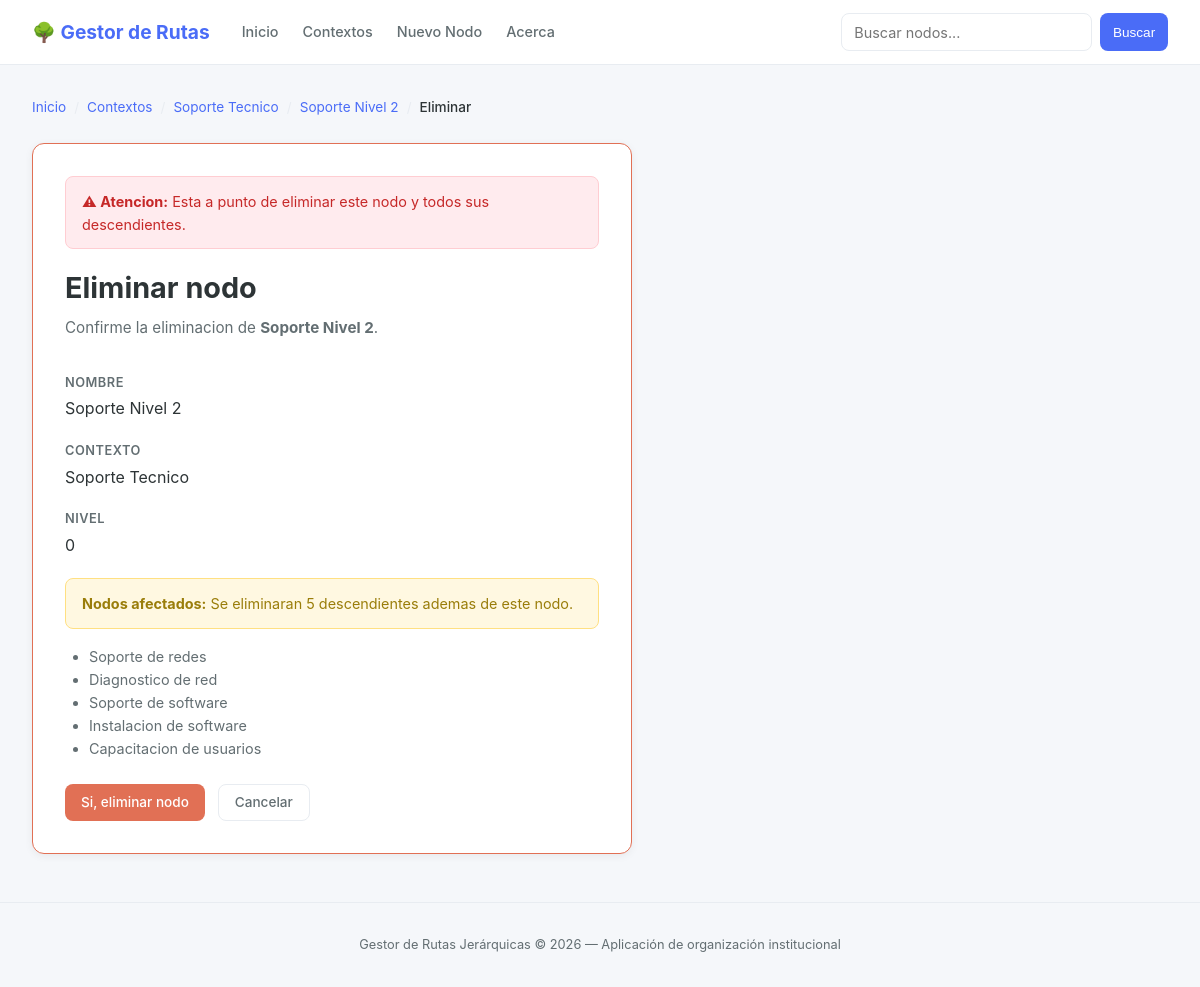
The app's page /nodo/2/eliminar/ with its own data.
### app_arbol/models.py (models this page shows, shortened)
class Nodo(models.Model):
    nombre = models.CharField(max_length=200, verbose_name="Nombre")
    descripcion = models.TextField(blank=True, verbose_name="Descripción")
    padre = models.ForeignKey(
        'self', on_delete=models.CASCADE, null=True, blank=True,
        related_name='hijos', verbose_name="Padre"
    )
    contexto = models.ForeignKey(
        Contexto, on_delete=models.CASCADE, verbose_name="Contexto"
    )
    nivel = models.IntegerField(default=0, verbose_name="Nivel")
    orden = models.IntegerField(default=0, verbose_name="Orden")
    fecha_creacion = models.DateTimeField(auto_now_add=True, verbose_name="Fecha de creación")
    class Meta:
        verbose_name = "Nodo"
        verbose_name_plural = "Nodos"
        ordering = ['orden', 'nombre']

class Contexto(models.Model):
    nombre = models.CharField(max_length=100, verbose_name="Nombre")
    descripcion = models.TextField(blank=True, verbose_name="Descripción")
    icono = models.CharField(max_length=10, default="📁", verbose_name="Icono")
    class Meta:
        verbose_name = "Contexto"
        verbose_name_plural = "Contextos"

### app_arbol/views.py (the view)
# urls.py: path('nodo/<int:nodo_id>/eliminar/', views.vista_eliminar_nodo, name='vista_eliminar_nodo'),
def vista_eliminar_nodo(request, nodo_id):
    nodo = get_object_or_404(Nodo, id=nodo_id)
    if request.method == 'POST':
        contexto_id = nodo.contexto.id
        nodo.delete()
        return redirect('vista_arbol', contexto_id=contexto_id)
    descendientes = obtener_descendientes(nodo)
    return render(request, 'app_arbol/eliminar_nodo.html', {
        'nodo': nodo,
        'descendientes': descendientes,
    })

### app_arbol/arbol_utils.py (called while the page is built)
def obtener_descendientes(nodo):
    descendientes = []
    for hijo in nodo.hijos.all():
        descendientes.append(hijo)
        descendientes.extend(obtener_descendientes(hijo))
    return descendientes

### app_arbol/templates/app_arbol/eliminar_nodo.html (shortened to what this page needs)
{% extends 'app_arbol/base.html' %}
{% block contenido %}
<div class="breadcrumb">
    <a href="{% url 'vista_index' %}">Inicio</a>
    <span class="separador">/</span>
    <a href="{% url 'vista_contextos' %}">Contextos</a>
    <span class="separador">/</span>
    <a href="{% url 'vista_arbol' nodo.contexto.id %}">{{ nodo.contexto.nombre }}</a>
    <span class="separador">/</span>
    <a href="{% url 'vista_nodo' nodo.id %}">{{ nodo.nombre }}</a>
    <span class="separador">/</span>
    <span class="actual">Eliminar</span>
</div>
<div class="form-card" style="border: 1px solid var(--error);">
    <div class="alert alert-danger">
        <strong>&#x26A0; Atencion:</strong> Esta a punto de eliminar este nodo y todos sus descendientes.
    </div>
    <div class="page-heading">
        <h1>Eliminar nodo</h1>
        <p>Confirme la eliminacion de <strong>{{ nodo.nombre }}</strong>.</p>
    </div>
    <div class="detalle-card" style="box-shadow: none; padding: 0; margin-bottom: 1rem;">
        <div class="campo">
            <div class="campo-label">Nombre</div>
            <div class="campo-valor">{{ nodo.nombre }}</div>
        </div>
        <div class="campo">
            <div class="campo-label">Contexto</div>
            <div class="campo-valor">{{ nodo.contexto.nombre }}</div>
        </div>
        <div class="campo">
            <div class="campo-label">Nivel</div>
            <div class="campo-valor">{{ nodo.nivel }}</div>
        </div>
    </div>
    {% if descendientes %}
    <div class="alert alert-warning">
        <strong>Nodos afectados:</strong> Se eliminaran {{ descendientes|length }} descendiente{{ descendientes|pluralize }} ademas de este nodo.
    </div>
    <ul style="margin: 0.5rem 0 1rem 1.5rem; font-size: 0.9rem; color: var(--text-secondary);">
        {% for d in descendientes|slice:":10" %}
        <li>{{ d.nombre }}</li>
        {% endfor %}
    </ul>
    {% endif %}
    <form method="POST">
        <div class="form-acciones">
            <button type="submit" class="btn btn-danger">Si, eliminar nodo</button>
            <a href="{% url 'vista_nodo' nodo.id %}" class="btn btn-outline">Cancelar</a>
        </div>
    </form>
</div>
{% endblock %}

### app_arbol/static/app_arbol/css/estilo.css (style rules this page uses)
:root { --primary: #4A6CF7; --primary-light: #6B8AFF; --primary-dark: #3A56D4; --accent: #6C5CE7; --bg: #F5F7FA; --surface: #FFFFFF; --text: #2D3436; --text-secondary: #636E72; --border: #E8ECF1; --success: #00B894; --warning: #FDCB6E; --error: #E17055; --radius: 12px; --shadow: 0 2px 8px rgba(0,0,0,0.06); --shadow-hover: 0 4px 16px rgba(0,0,0,0.1); }
* { margin: 0; padding: 0; box-sizing: border-box; }
body { font-family: -apple-system, BlinkMacSystemFont, 'Segoe UI', Roboto, 'Helvetica Neue', Arial, sans-serif; background: var(--bg); color: var(--text); line-height: 1.6; min-height: 100vh; }
a { color: var(--primary); text-decoration: none; }
.page-heading { margin-bottom: 2rem; }
.page-heading h1 { font-size: 1.8rem; font-weight: 700; color: var(--text); }
.page-heading p { color: var(--text-secondary); margin-top: 0.3rem; font-size: 0.95rem; }
.btn { display: inline-flex; align-items: center; gap: 0.4rem; padding: 0.5rem 1rem; border-radius: 8px; text-decoration: none; font-size: 0.85rem; font-weight: 500; border: none; cursor: pointer; transition: background 0.2s, opacity 0.2s; font-family: inherit; line-height: 1.4; }
.btn-danger { background: var(--error); color: white; }
.btn-outline { background: transparent; color: var(--text-secondary); border: 1px solid var(--border); }
.form-card { background: var(--surface); border-radius: var(--radius); box-shadow: var(--shadow); padding: 2rem; max-width: 600px; }
.form-acciones { display: flex; gap: 0.8rem; margin-top: 1.5rem; }
.breadcrumb { display: flex; gap: 0.5rem; align-items: center; font-size: 0.85rem; color: var(--text-secondary); margin-bottom: 1.5rem; flex-wrap: wrap; }
.breadcrumb a { color: var(--primary); text-decoration: none; }
.breadcrumb .separador { color: var(--border); }
.breadcrumb .actual { color: var(--text); font-weight: 500; }
.alert { padding: 0.8rem 1rem; border-radius: 8px; margin-bottom: 1rem; font-size: 0.9rem; }
.alert-warning { background: #FFF8E1; color: #9A7D0A; border: 1px solid #FFE082; }
.alert-danger { background: #FFEBEE; color: #C62828; border: 1px solid #FFCDD2; }
.detalle-card { background: var(--surface); border-radius: var(--radius); box-shadow: var(--shadow); padding: 2rem; }
.detalle-card .campo { margin-bottom: 1.2rem; }
.detalle-card .campo-label { font-size: 0.8rem; font-weight: 600; color: var(--text-secondary); text-transform: uppercase; letter-spacing: 0.5px; margin-bottom: 0.2rem; }
.detalle-card .campo-valor { font-size: 1rem; color: var(--text); }

### records on screen
Nodo: contexto.nombre "Soporte Tecnico", nombre "Soporte Nivel 2", nivel "0"
Nodo: nombre "Soporte de redes"
Nodo: nombre "Diagnostico de red"
Nodo: nombre "Soporte de software"
Nodo: nombre "Instalacion de software"
Nodo: nombre "Capacitacion de usuarios"

### other values on screen
{{ descendientes|length }} "5"
